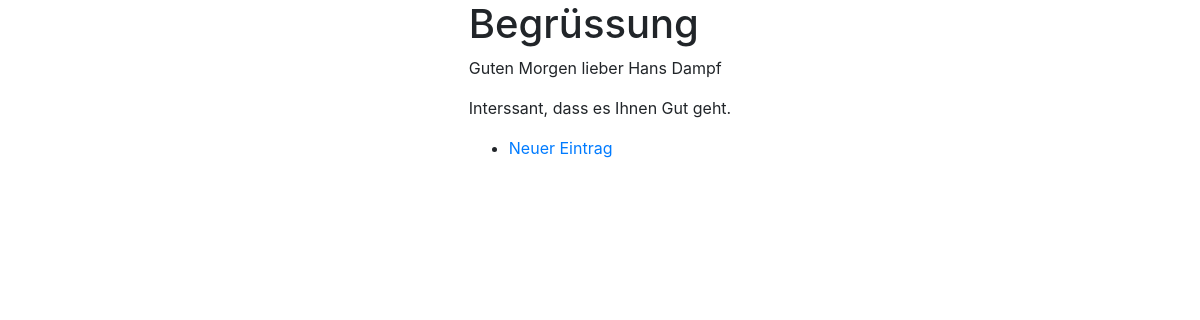
/, run on an earlier commit of the app's database.
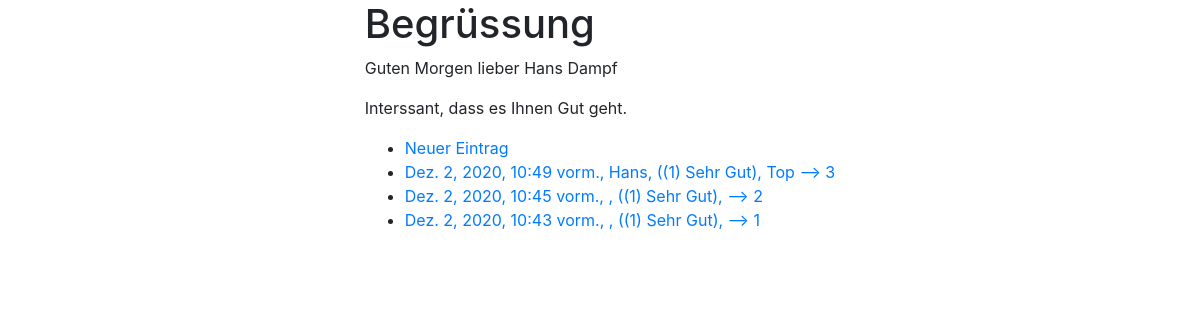
And on a later commit of the database.
### app1/models.py (models this page shows)
class Tagebuch(models.Model):
    name = models.CharField(max_length=50)
    zeitpunkt = models.DateTimeField(auto_now=False, auto_now_add=True)
    kommentar = models.TextField()
    bewertung = models.ForeignKey(Bewertung, on_delete=models.CASCADE)
    def __str__(self):
        return self.name+", ("+str(self.bewertung)+"), "+self.kommentar
    class Meta:
        verbose_name_plural = "Tagebuch"

class Bewertung(models.Model):
    slug = models.CharField(max_length=20, unique=True)
    beschreibung = models.CharField(max_length=50)
    wert = models.IntegerField()
    def __str__(self):
        return "("+str(self.wert)+") "+self.slug
    class Meta:
        verbose_name_plural = "Bewertung"

### app1/views.py (the view)
# urls.py: path('', views.index, name='index'),
def index(request):
    template = 'app1/base.html'
    tupel = ("Hans Dampf","Gut","lieber")
    tabelle = Tagebuch.objects.all().order_by("-bewertung")
    return render(request,template,{'parameter':tupel, 'tabelle': tabelle})

### app1/templates/app1/base.html (shortened to what this page needs)
<!doctype html>
<html lang="de">
  <head>
    <link rel="stylesheet" href="https://cdn.jsdelivr.net/npm/bootstrap@4.5.3/dist/css/bootstrap.min.css">
  </head>
  <body>
  <div class="container">
    <div class="row justify-content-md-center">
      <div class ="col-md-auto">
        <h1>{% block h1 %}Begrüssung{% endblock h1 %}</h1>
        {% block content %}
        <p>Guten Morgen {{parameter.2}} {{parameter.0}}</p>
        <p>Interssant, dass es Ihnen {{parameter.1}} geht.</p>
        <ul>
          <li><a href="/tagebuchdetail/neu">Neuer Eintrag</a></li>
        {% for zeile in tabelle %}
          <li><a href="/tagebuchdetail/{{zeile.id}}">{{zeile.zeitpunkt}}, {{zeile}} --> {{ zeile.id}}</a></li>
        {% endfor %}
        </ul>
        {% endblock content %}
      </div>
    </div>
  </div>
  </body>
</html>

What changed in the data, as far as the page shows it:
added Tagebuch: zeitpunkt "Dez. 2, 2020, 10:49 vorm.", name+bewertung+kommentar "Hans, ((1) Sehr Gut), Top", id "3"
added Tagebuch: zeitpunkt "Dez. 2, 2020, 10:45 vorm.", name+bewertung+kommentar ", ((1) Sehr Gut),", id "2"
added Tagebuch: zeitpunkt "Dez. 2, 2020, 10:43 vorm.", name+bewertung+kommentar ", ((1) Sehr Gut),", id "1"
